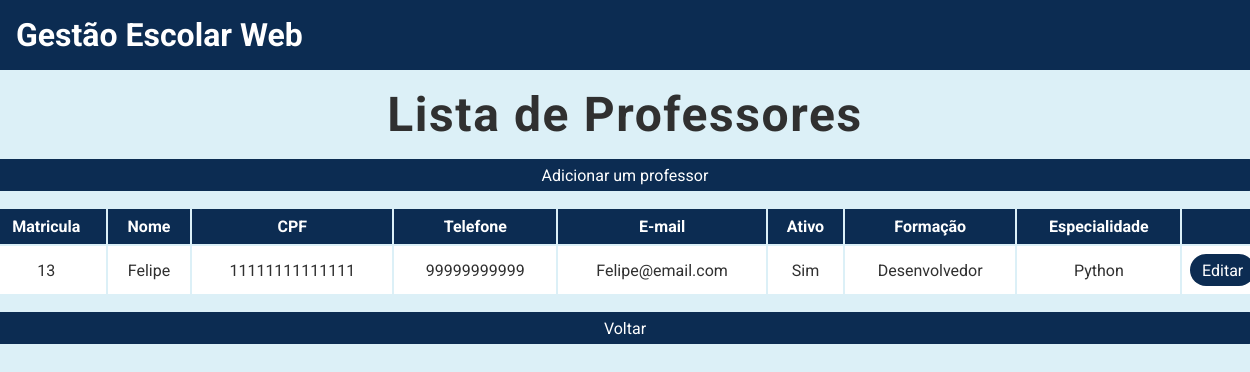
The page /listar/professores on the database its author committed.
### tables this page shows
CREATE TABLE Professores (matricula INTEGER PRIMARY KEY AUTOINCREMENT, nome VARCHAR (255) NOT NULL, cpf CHAR (11) NOT NULL, telefone CHAR (11), email VARCHAR (255), ativo BOOLEAN DEFAULT (1), formacao VARCHAR (255), especialidade VARCHAR (255));

### main.py (the view)
@app.route("/listar/professores")
def listar_professores():
    professores = Professor.listar()
    return render_template("listar_professores.html", professores=professores)

### professor.py (called while the page is built)
    @classmethod
    def listar(cls):
        conexao = sqlite3.connect("gestao_escolar.db")
        cursor = conexao.cursor()
        sql = """
            SELECT *
            FROM Professores
        """
        cursor.execute(sql)
        lista_professores = cursor.fetchall()
        conexao.close()
        return lista_professores

### templates/listar_professores.html
{% extends "base.html" %} {% block conteudo %}
<div class="conteudo-principal">
    <h2>Lista de Professores</h2>
    <div class="conteudo-tabela">
        <a href="/cadastro/professor" class="botao-primario">Adicionar um professor</a>
        <table>
            <tr>
                <th>Matricula</th>
                <th>Nome</th>
                <th>CPF</th>
                <th>Telefone</th>
                <th>E-mail</th>
                <th>Ativo</th>
                <th>Formação</th>
                <th>Especialidade</th>
                <th></th>
            </tr>
            {% if professores %}
                {% for professor in professores %}
                <tr>
                    <td>{{ professor[0] }}</td>
                    <td>{{ professor[1] }}</td>
                    <td>{{ professor[2] }}</td>
                    <td>{{ professor[3] }}</td>
                    <td>{{ professor[4] }}</td>
                    <td>
                        {% if professor[5] == 1 %}
                            Sim
                        {% else %}
                            Não
                        {% endif %}
                    </td>
                    <td>{{ professor[6] }}</td>
                    <td>{{ professor[7] }}</td>
                    <td>
                        <a
                            href="/editar/professor/{{ professor[0] }}"
                            class="botao-primario"
                            >Editar</a
                        >
                    </td>
                </tr>
                {% endfor %}
            {% else %}
                <td colspan="9">Sem professores cadastrados.</td>
            {% endif %}
        </table>
        <a href="/" class="botao-primario">Voltar</a>
    </div>
</div>
{% endblock %}

### static/css/style.css (style rules this page uses)
:root { --azul-fraco: rgb(220, 240, 247); --azul-escuro: rgb(12, 44, 82); --preto: rgb(48, 48, 48); --azul-normal: rgb(94, 157, 200); --verde-normal: rgb(21, 238, 108); }
* { margin: 0; padding: 0; box-sizing: border-box; }
body { font-family: 'Roboto', sans-serif; background: var(--azul-fraco); }
a { text-decoration: none; }
.botao-primario { display: flex; background-color: var(--azul-escuro); color: #fff; width: 100%; text-align: center; justify-content: center; align-items: center; border-radius: 3rem; }
main .conteudo-principal { text-align: center; display: flex; justify-content: center; flex-direction: column; align-items: center; margin-bottom: 2rem; }
main .conteudo-principal h2 { margin: 1rem 0 1rem 0; font-size: 3rem; color: var(--preto); letter-spacing: .1rem; }
main .conteudo-principal .conteudo-tabela { width: 80rem; }
main .conteudo-principal .conteudo-tabela .botao-primario { height: 2rem; font-size: 1rem; font-weight: 400; }
main .conteudo-principal .conteudo-tabela table { margin: 1rem 0 1rem 0; width: 100%; }
main .conteudo-principal .conteudo-tabela table th { background: var(--azul-escuro); color: #fff; padding: 0.5rem; }
main .conteudo-principal .conteudo-tabela table td { background: #fff; color: var(--preto); padding: 0.5rem; }

### rows shown on the page
Professores: matricula "13", nome "Felipe", cpf "11111111111111", telefone "99999999999", email "Felipe@email.com", ativo "Sim", formacao "Desenvolvedor", especialidade "Python"
